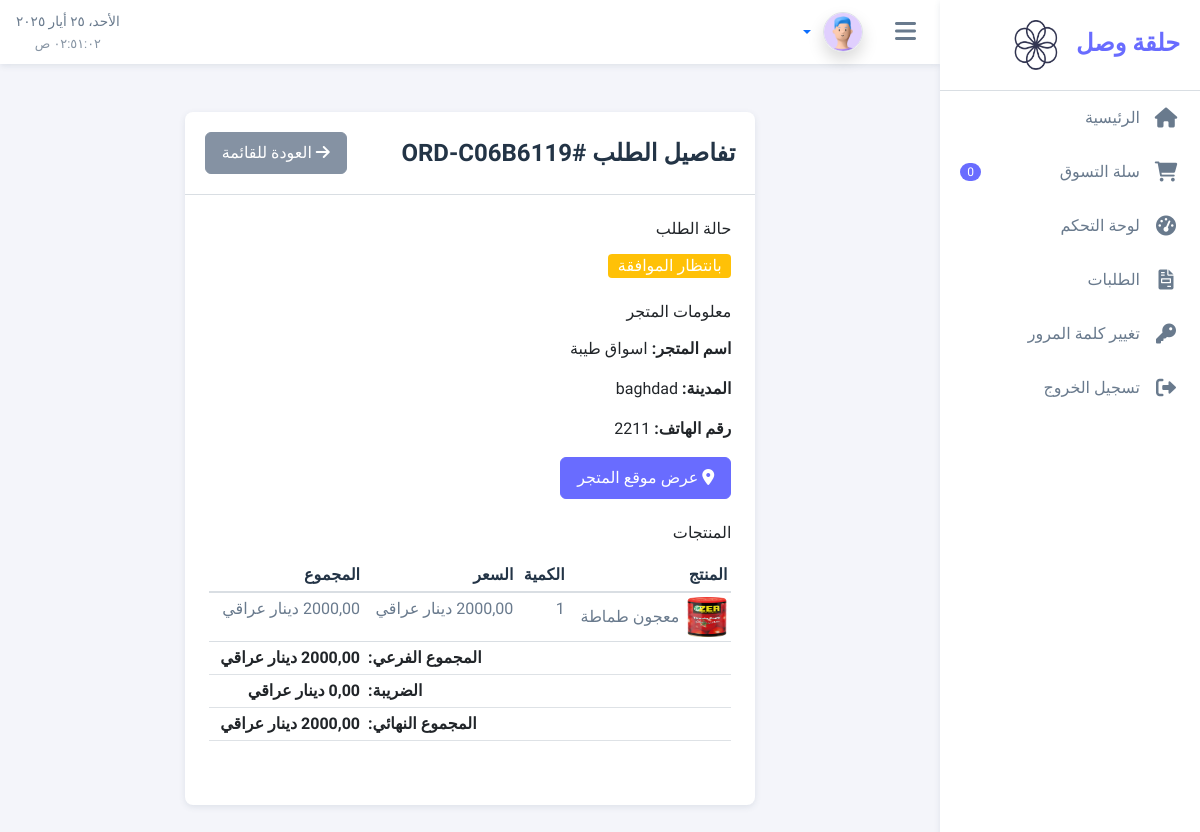
/order-management/15/ (signed in), run on an earlier commit of the app's database.
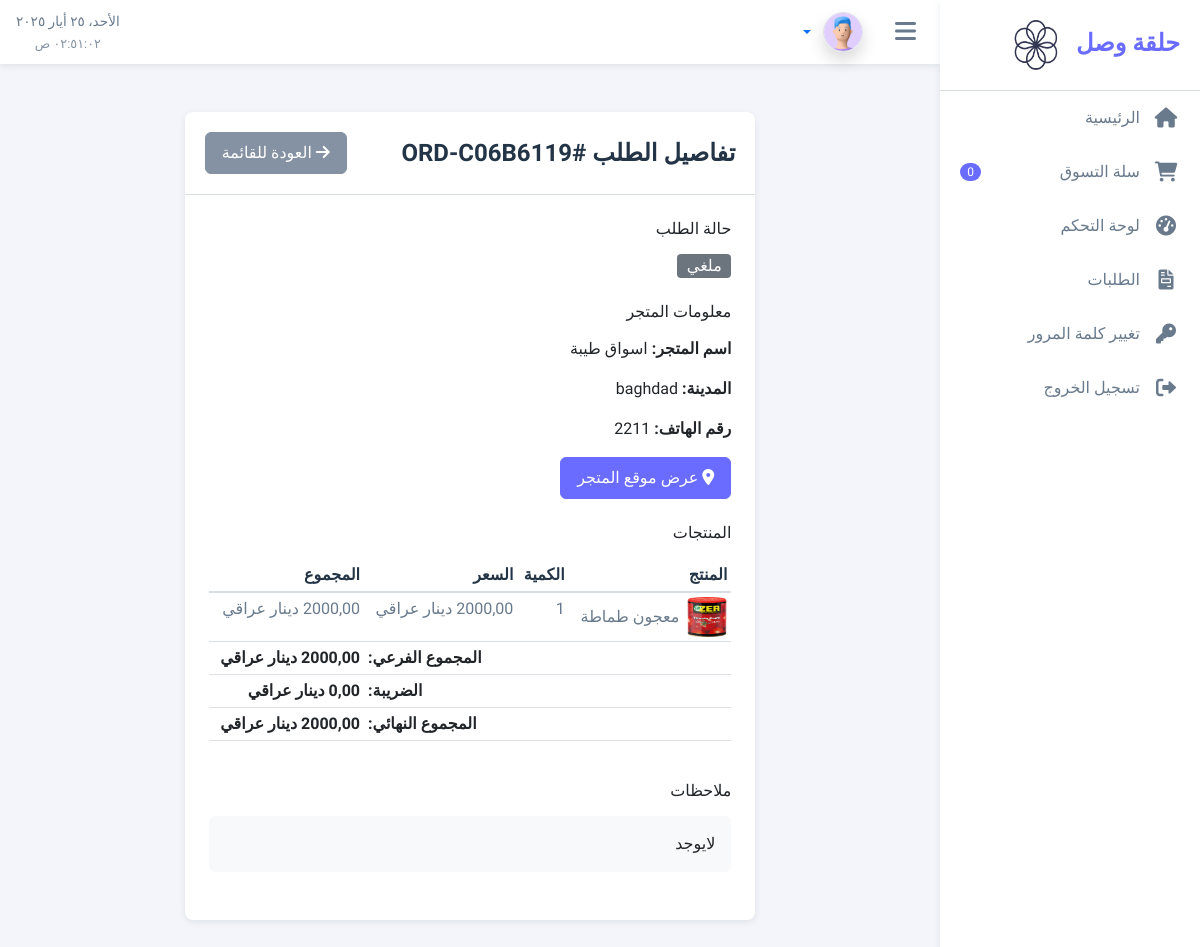
And on a later commit of the database.
### order_management/models.py (models this page shows, shortened)
class Order(models.Model, BaghdadTimestampMixin):
    STATUS_CHOICES = (
        ('pending', 'بانتظار الموافقة'),
        ('accepted', 'تم قبول الطلب'),
        ('processing', 'قيد التجهيز'),
        ('shipped', 'تم الشحن'),
        ('delivered', 'تم التسليم'),
        ('rejected', 'مرفوض'),
        ('canceled', 'ملغي'),
    )
    customer = models.ForeignKey(Customer, on_delete=models.CASCADE, related_name='orders', verbose_name='المتجر')
    store_name = models.CharField(_('اسم المتجر'), max_length=255)
    store_location = models.CharField(_('موقع المتجر'), max_length=100)
    store_city = models.CharField(_('مدينة المتجر'), max_length=100)
    store_phone = models.CharField(_('هاتف المتجر'), max_length=20)
    order_number = models.CharField(max_length=20, unique=True, verbose_name='رقم الطلب')
    status = models.CharField(max_length=20, choices=STATUS_CHOICES, default='pending', verbose_name='الحالة')
    notes = models.TextField(blank=True, null=True, verbose_name='ملاحظات')
    subtotal = models.DecimalField(max_digits=10, decimal_places=2, verbose_name='المجموع الفرعي')
    tax = models.DecimalField(max_digits=10, decimal_places=2, verbose_name='الضريبة')
    total = models.DecimalField(max_digits=10, decimal_places=2, verbose_name='المجموع النهائي')
    created_at = models.DateTimeField(auto_now_add=True, verbose_name='تاريخ الإنشاء')
    updated_at = models.DateTimeField(auto_now=True, verbose_name='تاريخ التحديث')
    class Meta:
        verbose_name = 'طلب'
        verbose_name_plural = 'الطلبات'
        ordering = ['-created_at']
    def get_status_display(self):
        return dict(self.STATUS_CHOICES).get(self.status, self.status)
    @property
    def status_color(self):
        status_colors = {
            'pending': 'warning',
            'accepted': 'info',
            'processing': 'primary',
            'shipped': 'info',
            'delivered': 'success',
            'rejected': 'danger',
            'cancelled': 'danger'
        }
        return status_colors.get(self.status, 'secondary')

### user_accounts/models.py (models this page shows, shortened)
class Customer(models.Model, BaghdadTimestampMixin):
    user = models.OneToOneField(settings.AUTH_USER_MODEL, on_delete=models.CASCADE, related_name='customer')
    store_name = models.CharField(max_length=100, verbose_name='اسم المتجر')
    phone = models.CharField(max_length=20, verbose_name='رقم الهاتف')
    address = models.TextField(verbose_name='العنوان')
    city = models.CharField(max_length=100, verbose_name='المدينة')
    country = CountryField(verbose_name='البلد')
    location = models.CharField(max_length=255, blank=True, verbose_name='الموقع')
    created_at = models.DateTimeField(auto_now_add=True, verbose_name='تاريخ الإنشاء')
    updated_at = models.DateTimeField(auto_now=True, verbose_name='تاريخ التحديث')
    is_active = models.BooleanField(default=True, verbose_name='نشط')
    class Meta:
        verbose_name = 'متجر'
        verbose_name_plural = 'المتاجر'
        ordering = ['-created_at']

### order_management/views.py (the view, shortened to what this page needs)
# urls.py: path('<int:pk>/', views.order_detail, name='order_detail'),
@login_required
def order_detail(request, pk):
    order = get_object_or_404(Order, pk=pk)
    context = {
        'order': order,
        'is_company': request.user.user_type == 'company',
        'is_customer': request.user.user_type == 'customer',
    }
    return render(request, 'order_management/order_detail.html', context)

### core/context_processors.py (called while the page is built)
def google_maps_api_key(request):
    current_language = get_language() or settings.LANGUAGE_CODE
    return {
        'GOOGLE_MAPS_API_KEY': settings.GOOGLE_MAPS_API_KEY,
        'MAP_TRANSLATIONS': settings.MAP_TRANSLATIONS.get(current_language, settings.MAP_TRANSLATIONS['ar'])
    }

### templates/order_management/order_detail.html (shortened to what the changed rows need)
{% extends 'base_materio.html' %}
{% load static %}
{% load i18n %}
{% block extra_css %}
<link rel="stylesheet" href="https://unpkg.com/leaflet@1.7.1/dist/leaflet.css" />
{% endblock %}
{% block content %}
<div class="container py-4">
    <div class="row">
        <div class="col-lg-8 mx-auto">
            <div class="card">
                <div class="card-header d-flex justify-content-between align-items-center">
                    <h4 class="mb-0">{% trans "تفاصيل الطلب" %} #{{ order.order_number }}</h4>
                    <div>
                        <a href="{% url 'order_management:order_list' %}" class="btn btn-secondary">
                        </a>
                    </div>
                </div>
                <div class="card-body">
                    <div class="mb-4">
                        <h6 class="mb-3">{% trans "حالة الطلب" %}</h6>
                        <span class="badge bg-{{ order.status_color }} fs-6">
                            {{ order.get_status_display }}
                        </span>
                    </div>
                    <div class="row mb-4">
                        <div class="col-md-6">
                            <h6 class="mb-3">{% trans "معلومات المتجر" %}</h6>
                            <p><strong>{% trans "اسم المتجر:" %}</strong> {{ order.customer.store_name }}</p>
                            <p><strong>{% trans "المدينة:" %}</strong> {{ order.customer.city }}</p>
                            <p><strong>{% trans "رقم الهاتف:" %}</strong> {{ order.customer.phone }}</p>
                            <button class="btn btn-primary" data-bs-toggle="modal" data-bs-target="#mapModal">
                                <i class="fas fa-map-marker-alt"></i> {% trans "عرض موقع المتجر" %}
                            </button>
                        </div>
                    </div>
                    <div class="table-responsive mb-4">
                        <table class="table table-sm">
                            <thead>
                                <tr>
                                    <th>{% trans "المنتج" %}</th>
                                    <th>{% trans "الكمية" %}</th>
                                    <th>{% trans "السعر" %}</th>
                                    <th>{% trans "المجموع" %}</th>
                                </tr>
                            </thead>
                            <tfoot>
                                <tr>
                                    <td><strong>{{ order.subtotal|floatformat:2 }} {% trans "دينار عراقي" %}</strong></td>
                                </tr>
                                <tr>
                                    <td><strong>{{ order.tax|floatformat:2 }} {% trans "دينار عراقي" %}</strong></td>
                                </tr>
                                <tr>
                                    <td><strong>{{ order.total|floatformat:2 }} {% trans "دينار عراقي" %}</strong></td>
                                </tr>
                            </tfoot>
                        </table>
                    </div>
                    {% if order.notes %}
                    <div class="mb-4">
                        <h6 class="mb-3">{% trans "ملاحظات" %}</h6>
                        <div class="p-3 bg-light rounded">
                            {{ order.notes }}
                        </div>
                    </div>
                    {% endif %}
                </div>
            </div>
        </div>
    </div>
</div>
{% endblock %}

What changed in the data, as far as the page shows it:
changed Order "ORD-C06B6119": status "بانتظار الموافقة" → "ملغي"; notes (not shown) → "لايوجد"
Also different on the page:
text now shown: "ملاحظات"
